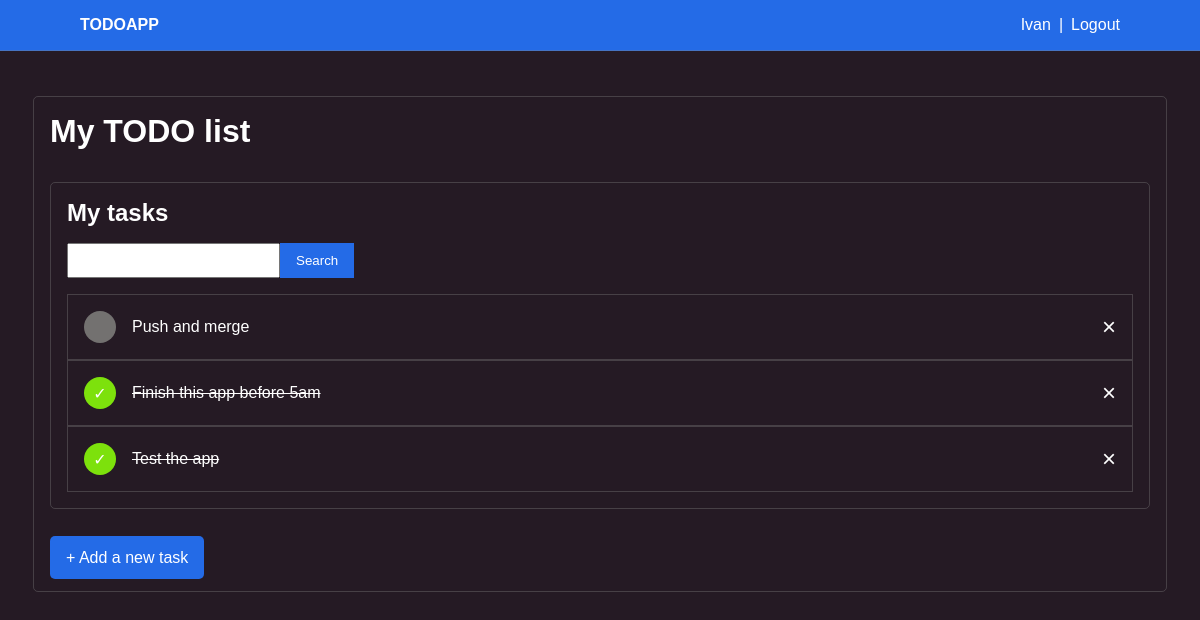
The app's page / (signed in) with its own data.
### base/models.py (models this page shows, shortened)
class Task(models.Model):
    user = models.ForeignKey(
        User, on_delete=models.CASCADE, null=True, blank=True)
    title = models.CharField(max_length=200)
    description = models.TextField(null=True, blank=True)
    completed = models.BooleanField(default=False)
    created = models.DateTimeField(auto_now_add=True)
    class Meta:
        ordering = ['completed']

### base/views.py (the view)
# urls.py: path('', TaskList.as_view(), name='tasks'),
class TaskList(LoginRequiredMixin, ListView):
    model = Task
    context_object_name = 'tasks'
    def get_context_data(self, **kwargs):
        context = super().get_context_data(**kwargs)
        context['tasks'] = context['tasks'].filter(user=self.request.user)
        search_input = self.request.GET.get('search-area') or ''
        if search_input:
            context['tasks'] = context['tasks'].filter(
                title__startswith=search_input)
        return context

### base/templates/base/task_list.html (shortened to what this page needs)
{% extends 'base/main.html' %} {% block content%}
<h1>My TODO list</h1>
<main class="todo-list">
  <div class="task-list">
    <header class="task-list-header">
      <h2>My tasks</h2>
    </header>
    <form method="GET" class="search-form">
      <input type="text" name="search-area" />
      <input type="submit" value="Search" />
    </form>
    <div class="tasks">
      {% for task in tasks %}
      <div class="task">
        {% if task.completed %}
        <div class="task-wrapper">
          <span class="completed-icon"> &check; </span>
          <a href="{% url 'edit_task' task.id %}" class="task-title"
            ><s>{{ task.title }}</s></a
          >
        </div>
        {% else %}
        <div class="task-wrapper">
          <span class="not-completed-icon"></span>
          <a href="{% url 'edit_task' task.id %}" class="task-title"
            >{{ task.title }}</a
          >
        </div>
        {% endif %}
        <div class="actions">
          <a href="{% url 'delete_task' task.id %}" class="delete-link"
            >&#215;</a
          >
        </div>
      </div>
      {% empty %}
      <div class="empty-list"><h3>No task found</h3></div>
      {% endfor %}
    </div>
  </div>
</main>
<div class="button-wrapper">
  <a href="{% url 'add_task' %}" class="button-primary">&#43; Add a new task</a>
</div>
{% endblock content %}

### base/templates/base/main.html (shortened to what this page needs)
<!DOCTYPE html>
<html lang="en">
  <head>
  </head>
  <body>
    <header class="navbar">
      <div class="logo">TODOAPP</div>
      {% if request.user.is_authenticated %}
      <div class="wrapper">
        <p>{{request.user|title}}</p>
        <span>|</span>
        <a href="{% url 'logout' %}">Logout</a>
      </div>
      {% else %}
      <div class="wrapper">
        <a href="{% url 'login_page' %}">Login</a>
        <span>|</span>
        <a href="{% url 'register_page' %}">Register</a>
      </div>
      {% endif %}
    </header>
    <div class="container">{% block content %}{% endblock content %}</div>
  </body>
</html>

### base/templates/base/main.html (style rules this page uses)
body, html { background-color: #251a24; }
* { padding: 0; margin: 0; color: white; font-family: "Raleway", sans-serif; }
a { text-decoration: none; user-select: none; }
.wrapper { display: flex; gap: 0.5rem; align-items: center; }
.actions { display: flex; gap: 1rem; }
:root { --border-color: rgba(128, 128, 128, 0.364); --primary: rgb(36, 107, 231); --left: rgb(255, 0, 64); --right: rgb(128, 15, 176); }
.button-wrapper { padding: 0.5rem 0; }
.button-primary { background-color: var(--primary); padding: 0.8rem 1rem; border-radius: 5px; transition: all 0.5ms; color: white; border: none; }
.navbar { display: flex; justify-content: space-between; align-items: center; padding: 1rem 5rem; border-bottom: 1px solid var(--border-color); background-color: var(--primary); position: fixed; top: 0; left: 0; right: 0; }
.navbar * { user-select: none; }
.logo { font-weight: 900; }
.container { border-radius: 5px; display: flex; flex-direction: column; border: 1px solid var(--border-color); gap: 2rem; max-width: 1100px; margin: 6rem auto; padding: 1rem; }
.todo-list { border: 1px solid var(--border-color); padding: 1rem; display: flex; flex-direction: column; gap: 1rem; border-radius: 5px; }
.task { border: 1px solid var(--border-color); display: flex; justify-content: space-between; align-items: center; padding: 1rem; }
.task-wrapper { display: flex; gap: 1rem; align-items: center; }
.delete-link { font-size: 1.5rem; }
.task-list { display: flex; flex-direction: column; gap: 1rem; }
form { border-radius: 5px; border: 1px solid var(--border-color); display: flex; flex-direction: column; padding: 1rem; gap: 1rem; }
.search-form { display: flex; flex-direction: row; gap: 0; border: none; padding: 0; }
.search-form input[type="submit"] { background-color: var(--primary); border: none; border-radius: 0; color: white; }
form input, form textarea { padding: 0.5rem 1rem; color: #251a24; }
.not-completed-icon { background-color: rgb(115, 113, 112); border-radius: 50%; height: 2rem; width: 2rem; }
.completed-icon { display: flex; align-items: center; justify-content: center; background-color: rgb(125, 225, 12); height: 2rem; width: 2rem; border-radius: 50%; }

### records on screen
Task: title "Push and merge"
Task: title "Finish this app before 5am"
Task: title "Test the app"

### other values on screen
{{ request.user|title }} "Ivan"
